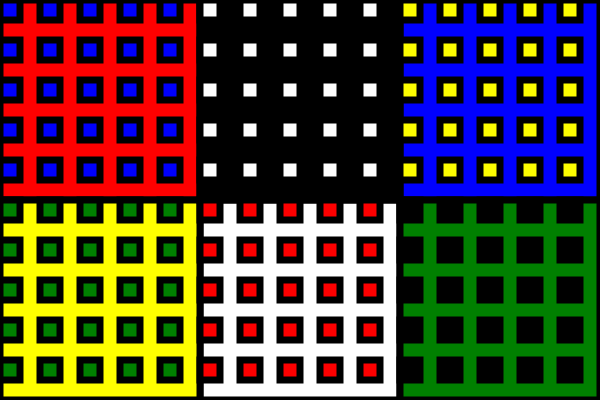
Frame 1 (no input)
Frame 60 (no input): identical to frame 1, image omitted
Frame 120 (the mouse pressed at the canvas centre since frame 60): identical to frame 1, image omitted

The p5.js sketch that drew this single still picture (run headless with seeded random() and noise() and a simulated clock; from frame 60 on, the mouse is pressed at the canvas centre):

// p5.js sketch
// ── sketch.js
function setup() {
  createCanvas(600, 400);
}

function draw() {
  background(150);
  strokeWeight(7);
  line(400, 400, 400, 0 );
  line(0, 200, 600, 200);
  fill('white');
 square(200, 200, 200);
 fill('red');
 square(0, 0, 200);
 fill('blue');
  square(400, 0, 200);
  fill('green');
  square(400, 200, 200);
  fill('yellow');
  square(0, 200, 200);
  fill('black');
  square(200, 0, 200);
  fill('red');
  square(200, 200, 20);
square(200, 240, 20);
  square(200, 280, 20);
  square(200, 320, 20);
  square(200, 360, 20);
  square(240, 200, 20);
  square(280, 200, 20);
  square(320, 200, 20);
  square(360, 200, 20);
  square(240, 240, 20);
  square(280, 240, 20);
  square(320, 240, 20);
  square(360, 240, 20);
  square(240, 280, 20);
  square(280, 280, 20);
  square(320, 280, 20);
  square(360, 280, 20);
  square(240, 320, 20);
  square(280, 320, 20);
  square(320, 320, 20);
  square(360, 320, 20);
  square(240, 360, 20);
  square(280, 360, 20);
  square(320, 360, 20);
  square(360, 360, 20);
  fill('blue');
  square(0, 0, 20);
  square(0, 40, 20);
  square(0, 80, 20);
  square(0, 120, 20);
  square(0, 160, 20);
  square(40, 0, 20);
  square(80, 0, 20);
  square(120, 0, 20);
  square(160, 0, 20);   
  square(40, 40, 20);
  square(80, 40, 20);
  square(120, 40, 20);
  square(160, 40, 20);
  square(40, 80, 20);
  square(80, 80, 20);
  square(120, 80, 20);
  square(160, 80, 20);
  square(40, 120, 20);
  square(80, 120, 20);
  square(120, 120, 20);
  square(160, 120, 20);
   square(40, 160, 20);
   square(80, 160, 20);
   square(120, 160, 20);
   square(160, 160, 20); 
   fill('yellow')
   square(400, 0, 20);
   square(400, 40, 20);
   square(400, 80, 20);
   square(400, 120, 20);
   square(400, 160, 20);
   square(440, 0, 20);
   square(480, 0, 20); 
   square(520, 0, 20);
   square(560, 0, 20);
   square(440, 40, 20);
   square(480, 40, 20);
   square(520, 40, 20);
   square(560, 40, 20);
   square(440, 80, 20);
   square(480, 80, 20);
   square(520, 80, 20);
   square(560, 80, 20);
   square(440, 120, 20);
   square(480, 120, 20);
   square(520, 120, 20);
   square(560, 120, 20);
   square(440, 160, 20);
   square(480, 160, 20);
   square(520, 160, 20);
   square(560, 160, 20);
   fill('green');
   square(0, 200, 20);
   square(0, 240, 20);
   square(0, 280, 20);
   square(0, 320, 20);
   square(0, 360, 20);
   square(40, 200, 20);
   square(80, 200, 20);
   square(120, 200, 20);
   square(160, 200, 20);   
   square(40, 240, 20);
   square(80, 240, 20);
   square(120, 240, 20);
   square(160, 240, 20);
   square(40, 280, 20);
   square(80, 280, 20);
   square(120, 280, 20);
   square(160, 280, 20);
   square(40, 320, 20);
   square(80, 320, 20);
   square(120, 320, 20);
   square(160, 320, 20);
   square(40, 360, 20);
   square(80, 360, 20);
   square(120, 360, 20);
   square(160, 360, 20);
   fill('black')
    square(400, 200, 20);
    square(400, 240, 20);
    square(400, 280, 20);
    square(400, 320, 20);
    square(400, 360, 20);
    square(440, 200, 20);
    square(480, 200, 20); 
    square(520, 200, 20);
    square(560, 200, 20);
    square(440, 240, 20);
    square(480, 240, 20);
    square(520, 240, 20);
    square(560, 240, 20);
    square(440, 280, 20);
    square(480, 280, 20);
    square(520, 280, 20);
    square(560, 280, 20);
    square(440, 320, 20);
    square(480, 320, 20);
    square(520, 320, 20);
    square(560, 320, 20);
    square(440, 360, 20);
    square(480, 360, 20);
    square(520, 360, 20);
    square(560, 360, 20); 
    fill('white');
    square(200, 0, 20);
    square(200, 40, 20);
    square(200, 80, 20);
    square(200, 120, 20);
    square(200, 160, 20);
    square(240, 0, 20);
    square(280, 0, 20); 
    square(320, 0, 20);
    square(360, 0, 20);
    square(240, 40, 20);
    square(280, 40, 20);
    square(320, 40, 20);
    square(360, 40, 20);
    square(240, 80, 20);
    square(280, 80, 20);
    square(320, 80, 20);
    square(360, 80, 20);
    square(240, 120, 20);
    square(280, 120, 20);
    square(320, 120, 20);
    square(360, 120, 20);
    square(240, 160, 20);
    square(280, 160, 20);
    square(320, 160, 20);
    square(360, 160, 20);
         
}
